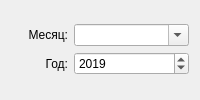
                          <widget class="QWidget" name="DO_NOT_USE_34">
                           <attribute name="title">
                            <string>Период из списка</string>
                           </attribute>
                           <layout class="QVBoxLayout" name="verticalLayout_65">
                            <item>
                             <layout class="QGridLayout" name="DO_NOT_USE_35" columnstretch="1,2">
                              <item row="0" column="0">
                               <widget class="QLabel" name="DO_NOT_USE_36">
                                <property name="text">
                                 <string>Месяц:</string>
                                </property>
                                <property name="alignment">
                                 <set>Qt::AlignRight|Qt::AlignTrailing|Qt::AlignVCenter</set>
                                </property>
                               </widget>
                              </item>
                              <item row="1" column="1">
                               <widget class="QSpinBox" name="DO_NOT_USE_37">
                                <property name="minimum">
                                 <number>1950</number>
                                </property>
                                <property name="maximum">
                                 <number>2050</number>
                                </property>
                                <property name="value">
                                 <number>2019</number>
                                </property>
                               </widget>
                              </item>
                              <item row="1" column="0">
                               <widget class="QLabel" name="DO_NOT_USE_38">
                                <property name="text">
                                 <string>Год:</string>
                                </property>
                                <property name="alignment">
                                 <set>Qt::AlignRight|Qt::AlignTrailing|Qt::AlignVCenter</set>
                                </property>
                               </widget>
                              </item>
                              <item row="0" column="1">
                               <widget class="QComboBox" name="DO_NOT_USE_39">
                                <property name="editable">
                                 <bool>true</bool>
                                </property>
                               </widget>
                              </item>
                             </layout>
                            </item>
                           </layout>
                          </widget>
